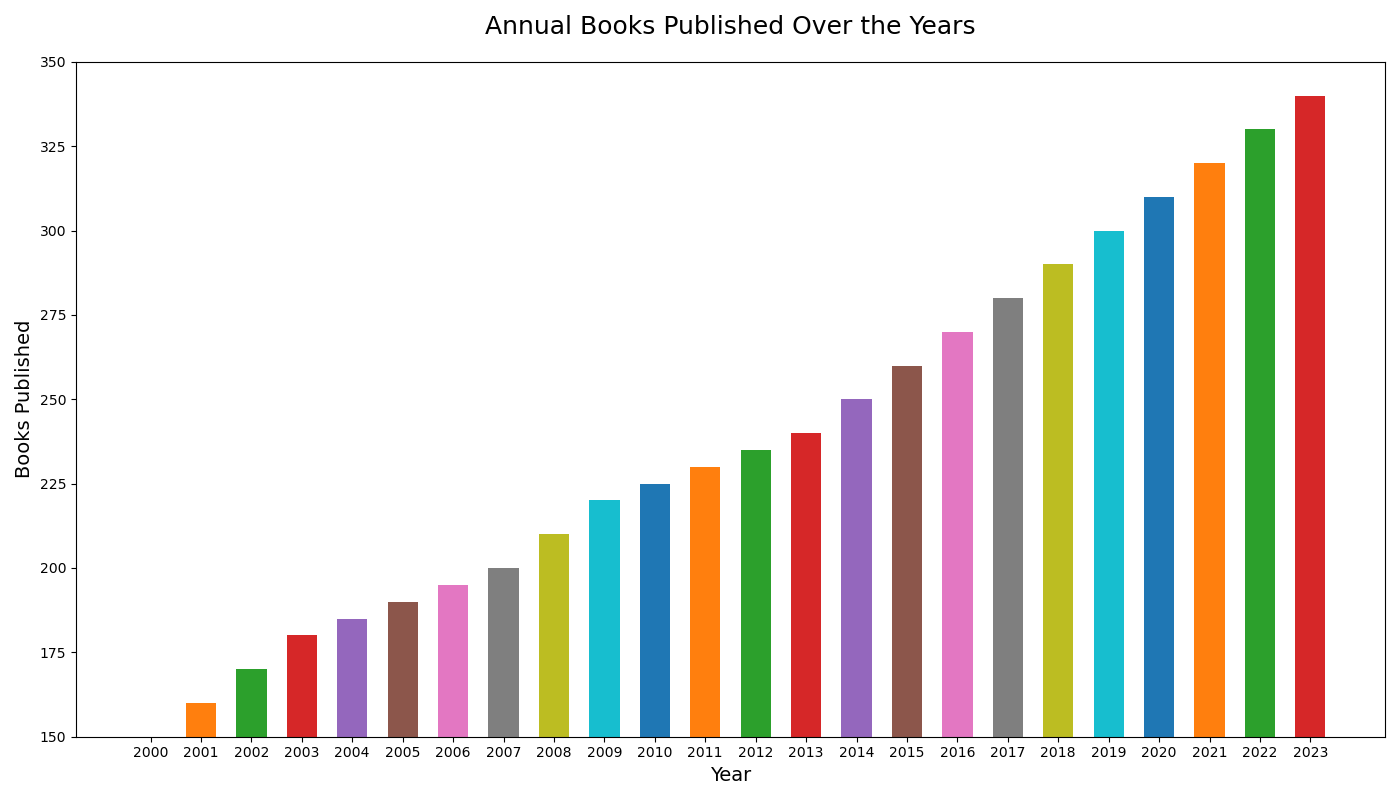

Python code for this plot:

import matplotlib.pyplot as plt

years = ['2000', '2001', '2002', '2003', '2004', '2005',
         '2006', '2007', '2008', '2009', '2010', '2011',
         '2012', '2013', '2014', '2015', '2016', '2017',
         '2018', '2019', '2020', '2021', '2022', '2023']
books_published = [150, 160, 170, 180, 185, 190, 195, 200, 210, 220, 
                   225, 230, 235, 240, 250, 260, 270, 280, 290, 300, 
                   310, 320, 330, 340]

plt.figure(figsize=(14, 8))
plt.bar(years, books_published, color=[
    '#1f77b4', '#ff7f0e', '#2ca02c', '#d62728', 
    '#9467bd', '#8c564b', '#e377c2', '#7f7f7f', 
    '#bcbd22', '#17becf', '#1f77b4', '#ff7f0e', 
    '#2ca02c', '#d62728', '#9467bd', '#8c564b', 
    '#e377c2', '#7f7f7f', '#bcbd22', '#17becf', 
    '#1f77b4', '#ff7f0e', '#2ca02c', '#d62728'], 
    width=0.6)

plt.ylim(150, 350)
plt.title('Annual Books Published Over the Years', fontsize=18, pad=20)
plt.xlabel('Year', fontsize=14)
plt.ylabel('Books Published', fontsize=14)

plt.tight_layout()
plt.show()
